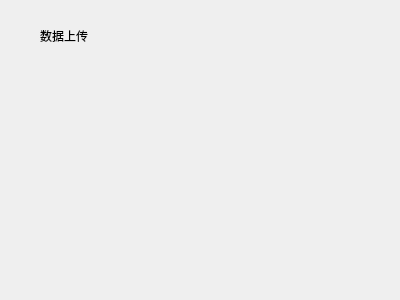
<?xml version="1.0" encoding="UTF-8"?>
<ui version="4.0">
 <class>UploadData</class>
 <widget class="QWidget" name="UploadData">
  <property name="geometry">
   <rect>
    <x>0</x>
    <y>0</y>
    <width>400</width>
    <height>300</height>
   </rect>
  </property>
  <property name="windowTitle">
   <string>Form</string>
  </property>
  <widget class="QLabel" name="label">
   <property name="geometry">
    <rect>
     <x>40</x>
     <y>30</y>
     <width>54</width>
     <height>12</height>
    </rect>
   </property>
   <property name="text">
    <string>数据上传</string>
   </property>
  </widget>
 </widget>
 <resources/>
 <connections/>
</ui>
